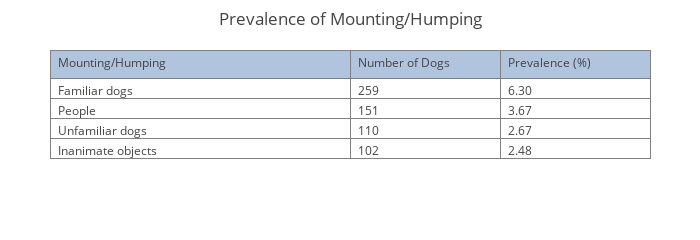

The cell this chart's notebook holds for it:
### Markdown cell above
### 4.7 Mounting/Humping:

### Code cell
# Create the necessary dataframe.
fields = ', '.join(FR.fields[CATEGORY[6]])
labels = list(FR.labels[CATEGORY[6]].values())
df = createNumericDataFrame(DOG_TABLE, fields, labels, filtered=True)

# Get individual behavior problem counts and display as a table.
sums = df.sum()
sums = sums.sort_values(ascending=False)

# Calculate the prevalence of each behavior problem.
prevalences = sums.apply(PREVALENCE)

# Get individual behavior problem counts and display as a table.
data = [go.Table(columnwidth = [200, 100, 100],
                 header=dict(values=[CATEGORY[6], 'Number of Dogs', 'Prevalence (%)'],
                             fill = dict(color='#B0C4DE'),
                             align = ['left'] * 3),
                 cells=dict(values=[sums.index.values, sums.values, prevalences.values],
                            align = ['left'] * 3,
                            format = [None, 'd', '.2f']))]
layout = go.Layout(title='Prevalence of {}'.format(CATEGORY[6]),
                   width=700,
                   height=225,
                   margin=go.Margin(l=50, r=50, b=50, t=50, pad=4))
fig = dict(data=data, layout=layout)
if SAVE_OUTPUT:
    py.plot(fig, image='png', image_width=700, image_height=225,
            image_filename='4_7_mounting')
py.iplot(fig)

### Figure 1 — Plotly figure (JSON) as saved in the notebook; plotly's stock layout.template omitted (floating-point values rounded to 4 significant figures)
{"data": [{"cells": {"align": ["left", "left", "left"], "format": [null, "d", ".2f"], "values": [["Familiar dogs", "People", "Unfamiliar dogs", "Inanimate objects"], [259, 151, 110, 102], [6.296, 3.67, 2.674, 2.479]]}, "columnwidth": [200, 100, 100], "header": {"align": ["left", "left", "left"], "fill": {"color": "#B0C4DE"}, "values": ["Mounting/Humping", "Number of Dogs", "Prevalence (%)"]}, "type": "table"}], "layout": {"height": 225, "margin": {"b": 50, "l": 50, "pad": 4, "r": 50, "t": 50}, "title": "Prevalence of Mounting/Humping", "width": 700}}
